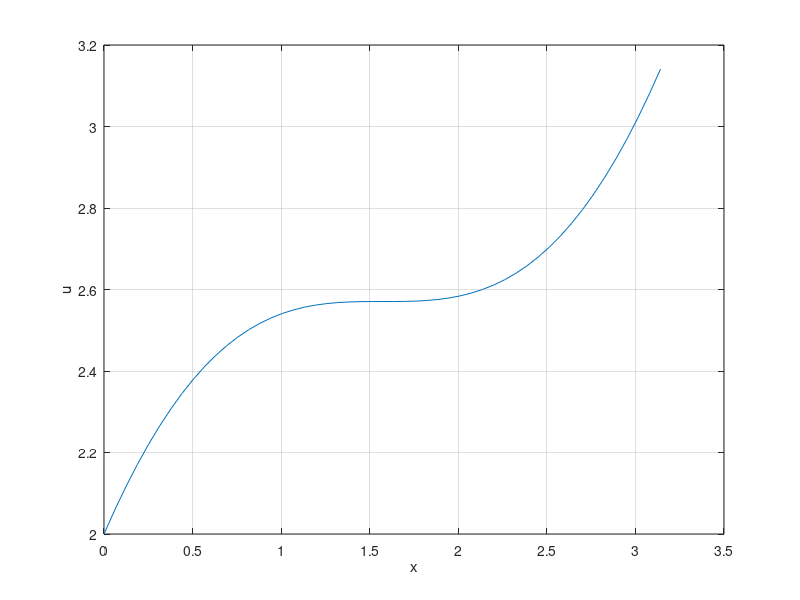
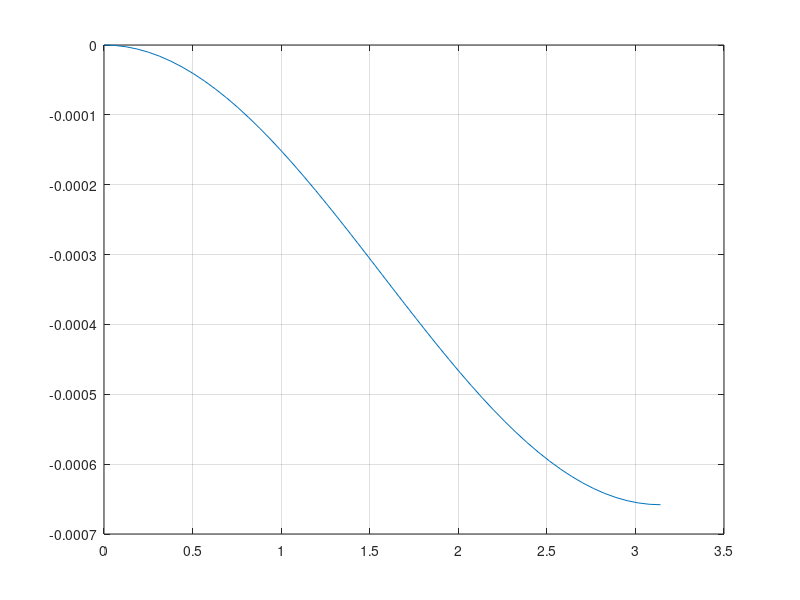

These charts were generated, in order, by the following MATLAB code:
%[ -u''(x) = cos(x), x e (0,pi)
%[ u(0) = 2, u'(pi) = 1

clear
n = 50;
h = pi/n; %righthand point
x = 0:h:pi;
A = zeros(n,n);
A(1,1) =  2/h;
A(1,2) = -1/h;
y(1)   = h*cos(x(2)) + 2/h;% first element on the righthand side
for i = 2:n-1
    A(i,i-1) = -1/h;
    A(i,i)   =  2/h;
    A(i,i+1) = -1/h;
    y(i) = h*cos(x(i+1));
end
A(n,n-1) = -1/h;
A(n,n)   =  1/h;
y(n)   = h/2*cos(x(n+1)) + 1;
%%%%
u = A\y';
plot(x,[2;u]);
xlabel('x')
ylabel('u')
grid on
%%%%
exact = cos(x)+1+x;
error = [2;u]-exact';
figure
plot(x,error)
grid on